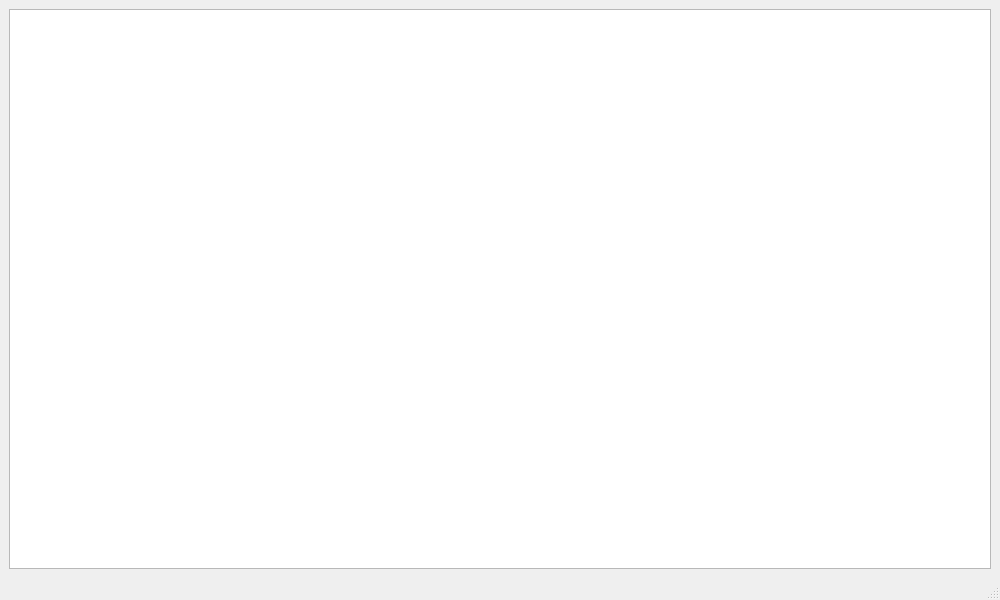
<?xml version="1.0" encoding="UTF-8"?>
<ui version="4.0">
 <class>echogram_viewer</class>
 <widget class="QMainWindow" name="echogram_viewer">
  <property name="geometry">
   <rect>
    <x>0</x>
    <y>0</y>
    <width>1000</width>
    <height>600</height>
   </rect>
  </property>
  <property name="minimumSize">
   <size>
    <width>0</width>
    <height>0</height>
   </size>
  </property>
  <property name="maximumSize">
   <size>
    <width>9999</width>
    <height>9999</height>
   </size>
  </property>
  <property name="windowTitle">
   <string>Qt Echogram Viewer</string>
  </property>
  <widget class="QWidget" name="centralwidget">
   <layout class="QVBoxLayout" name="verticalLayout_4">
    <item>
     <widget class="QEchogramViewer" name="QEchogramViewer">
      <property name="minimumSize">
       <size>
        <width>400</width>
        <height>400</height>
       </size>
      </property>
     </widget>
    </item>
   </layout>
  </widget>
  <widget class="QStatusBar" name="statusBar"/>
  <action name="actionLoad">
   <property name="text">
    <string>Load Deployment...</string>
   </property>
  </action>
  <action name="actionExit">
   <property name="text">
    <string>Exit</string>
   </property>
  </action>
  <action name="actionSet_EK60_Raw_data_path">
   <property name="text">
    <string>Set Echogram properties</string>
   </property>
  </action>
 </widget>
 <customwidgets>
  <customwidget>
   <class>QEchogramViewer</class>
   <extends>QGraphicsView</extends>
   <header>..QImageViewer.QEchogramViewer</header>
  </customwidget>
 </customwidgets>
 <resources/>
 <connections/>
</ui>
